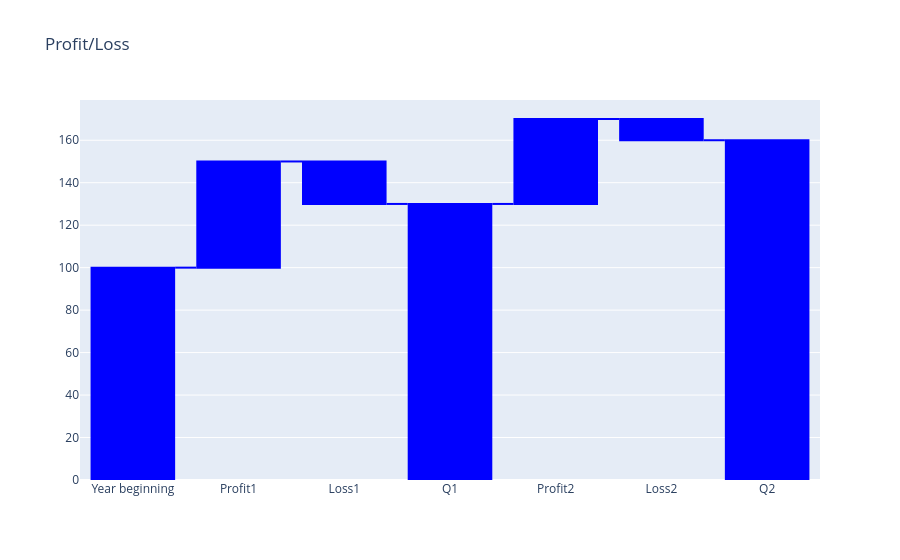

The notebook cell saved with this chart:
### Markdown cell above
## Waterfall Chart - Profit/Loss

### Code cell
waterfall_df = pd.DataFrame({
    'Category': ["Year beginning", "Profit1", "Loss1", "Q1", "Profit2", "Loss2", "Q2"],
    'Value': [100, 50, -20, 0, 40, -10, 0],
    'measure': ['absolute','relative', 'relative','total', 'relative','relative','total']

})
fig_waterfall = pxx.waterfall(df=waterfall_df, 
                             categories_col='Category', 
                             values_col='Value', 
                             measure_col='measure',
                             title="Profit/Loss",
                             color='blue'
                             )
fig_waterfall.show()

### Figure 1 — Plotly figure (JSON) as saved in the notebook; plotly's stock layout.template omitted (floating-point values rounded to 4 significant figures)
{"data": [{"connector": {"line": {"color": "blue"}}, "decreasing": {"marker": {"color": "blue"}}, "increasing": {"marker": {"color": "blue"}}, "measure": ["absolute", "relative", "relative", "total", "relative", "relative", "total"], "orientation": "v", "textposition": "outside", "totals": {"marker": {"color": "blue"}}, "type": "waterfall", "x": ["Year beginning", "Profit1", "Loss1", "Q1", "Profit2", "Loss2", "Q2"], "y": [100, 50, -20, 0, 40, -10, 0]}], "layout": {"title": {"text": "Profit/Loss"}}}
